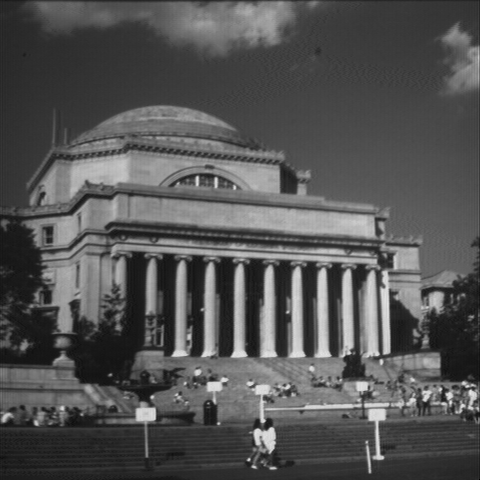
//> input picture 6-4./배포 파일/adjmean/columbia.bmp, 480 x 480 px
$ ./main columbia.bmp   (built with g++ and OpenCV 4)
//> lines starting //> are read from the running program, lines starting //| are printed output that depends on the picture
#include <iostream>
#include "opencv2/opencv.hpp"

using namespace std;
using namespace cv;

int main(int argc, char* argv[])
{
	if (argc < 2) {
		cerr << "Usage: adjmean.exe <filename>" << endl;
		return -1;
	}

	// 1. argv[1] 영상을 그레이스케일 형태로 불러오기 (src)
	Mat src = imread(argv[1], IMREAD_GRAYSCALE);
//> src is the input picture: 480 rows x 480 cols, CV_8UC1; min 0, max 231, mean 84.1

	if (src.empty()) {
		cerr << "Image load failed!" << endl;
		return -1;
	}

	// 2. 입력 영상의 평균 밝기 구하기
	int s = 0;
	for (int j = 0; j < src.rows; j++) {
		for (int i = 0; i < src.cols; i++) {
			s += src.at<uchar>(j, i);
		}
	}
//> this loop made 480 passes
//> s on passes 1 to 3: 22008, 52030, 88683
//> after the loop, s = 19367622

	int m = s / (src.rows * src.cols);
//> m = 84

	//int m = sum(src)[0] / src.total();
	//int m = mean(src)[0];

	cout << "Mean value: " << m << endl;
//| Mean value: 84

	// 3. 평균 밝기가 128이 되도록 밝기 보정하기
	Mat dst = src + (128 - m);
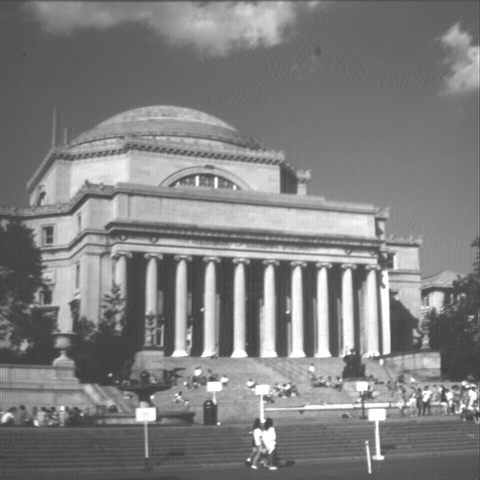
//> dst: 480 rows x 480 cols, CV_8UC1; min 44, max 255, mean 128

	// 4. 화면 출력
	imshow("src", src);
	imshow("dst", dst);

	waitKey();
}
